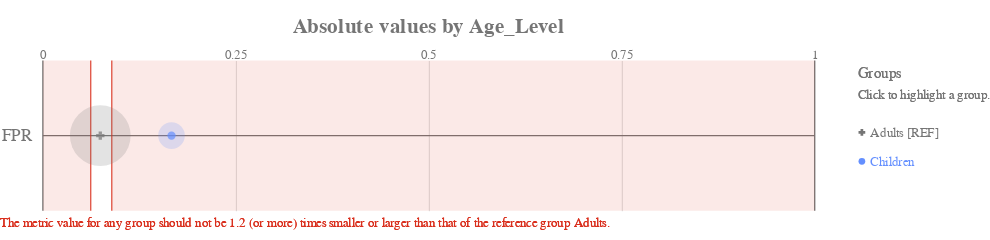

The code cell stored with this chart in its notebook:
### Code cell
ap.absolute(bdf, metrics, 'Age_Level', fairness_threshold = disparity_tolerance)

### Figure 1 — Vega-Lite specification as saved in the notebook (floating-point values rounded to 4 significant figures)
{"config": {"view": {"continuousWidth": 400, "continuousHeight": 300, "strokeWidth": 0}, "axisLeft": {"labelColor": "rgb(117,117,117)", "labelFont": "Arial", "labelFontSize": 16}, "title": {"align": "center", "baseline": "middle", "color": "rgb(117,117,117)", "font": "Arial", "fontSize": 20, "fontWeight": "bold"}}, "layer": [{"data": {"name": "data-b71d65f846bc74ae5caddb3a096fb136"}, "mark": {"type": "rule", "stroke": "rgb(117,117,117)", "strokeWidth": 1.25, "tooltip": ""}, "encoding": {"x": {"type": "quantitative", "field": "start", "scale": {"domain": [0, 1], "range": [40.0, 760.0]}}, "x2": {"field": "end"}, "y": {"type": "nominal", "axis": {"domain": false, "labelAngle": 0, "labelPadding": -30, "orient": "left", "ticks": false, "title": ""}, "field": "y_position", "scale": {"domain": ["FPR"], "range": [17.5, 157.5]}}}}, {"data": {"name": "data-6cfe259518f6c7b358d8f836a73e6b7f"}, "mark": {"type": "rule", "stroke": "rgb(117,117,117)", "strokeWidth": 1.25, "tooltip": ""}, "encoding": {"x": {"type": "quantitative", "field": "x_position", "scale": {"domain": [0, 1], "range": [40.0, 760.0]}}, "y": {"value": 17.5}, "y2": {"value": 157.5}}}, {"data": {"name": "data-60ed1133fa688d151d36705a369482e0"}, "mark": {"type": "text", "align": "center", "color": "rgb(117,117,117)", "font": "Arial", "fontSize": 12, "fontWeight": "normal", "tooltip": ""}, "encoding": {"text": {"type": "nominal", "field": "value"}, "x": {"type": "quantitative", "field": "value", "scale": {"domain": [0, 1], "range": [40.0, 760.0]}}, "y": {"value": 12.25}}}, {"layer": [{"mark": {"type": "rect", "opacity": 0.8, "stroke": "rgb(217, 46, 28)", "strokeWidth": 1.25, "tooltip": ""}, "encoding": {"x": {"type": "quantitative", "field": "lower_threshold_value", "scale": {"domain": [0, 1], "range": [40.0, 760.0]}}, "x2": {"field": "lower_threshold_value"}, "y": {"type": "nominal", "axis": {"domain": false, "grid": false, "labels": false, "ticks": false, "title": " "}, "field": "metric", "scale": {"domain": ["FPR"], "range": [17.5, 157.5]}}}}, {"mark": {"type": "rect", "opacity": 0.8, "stroke": "rgb(217, 46, 28)", "strokeWidth": 1.25, "tooltip": ""}, "encoding": {"x": {"type": "quantitative", "field": "upper_threshold_value", "scale": {"domain": [0, 1], "range": [40.0, 760.0]}}, "x2": {"field": "upper_threshold_value"}, "y": {"type": "nominal", "axis": {"domain": false, "grid": false, "labels": false, "ticks": false, "title": " "}, "field": "metric", "scale": {"domain": ["FPR"], "range": [17.5, 157.5]}}}}, {"layer": [{"mark": {"type": "rect", "fill": "rgb(217, 46, 28)", "opacity": 0.1, "tooltip": ""}, "encoding": {"x": {"type": "quantitative", "field": "lower_threshold_value", "scale": {"domain": [0, 1], "range": [40.0, 760.0]}}, "x2": {"field": "lower_end"}, "y": {"type": "nominal", "axis": {"domain": false, "grid": false, "labels": false, "ticks": false, "title": " "}, "field": "metric", "scale": {"domain": ["FPR"], "range": [17.5, 157.5]}}}}, {"mark": {"type": "rect", "fill": "rgb(217, 46, 28)", "opacity": 0.1, "tooltip": ""}, "encoding": {"x": {"type": "quantitative", "field": "upper_threshold_value", "scale": {"domain": [0, 1], "range": [40.0, 760.0]}}, "x2": {"field": "upper_end"}, "y": {"type": "nominal", "axis": {"domain": false, "grid": false, "labels": false, "ticks": false, "title": " "}, "field": "metric", "scale": {"domain": ["FPR"], "range": [17.5, 157.5]}}}}]}, {"data": {"name": "data-79dd248bdaa0ea02c535240e8ad022c8"}, "mark": {"type": "text", "align": "left", "baseline": "top", "fill": "rgb(217, 46, 28)", "font": "Arial", "fontSize": 12, "fontWeight": "normal", "tooltip": ""}, "encoding": {"text": {"value": "The metric value for any group should not be 1.2 (or more) times smaller or larger than that of the reference group Adults."}, "x": {"value": 0}, "y": {"value": 163.3}}}], "data": {"name": "data-cdad144aba23a89d11095f191bc37fe2"}}, {"layer": [{"mark": "circle"}, {"data": {"name": "data-e431c55e6c3e08b6cfd69a413db35a12"}, "mark": {"type": "circle", "opacity": 0.2}, "encoding": {"color": {"condition": {"type": "nominal", "field": "attribute_value", "legend": null, "scale": {"domain": ["Adults", "Children"], "range": ["rgb(117,117,117)", "rgb(100, 143, 255)", "rgb(254, 97, 0)", "rgb(220, 38, 127)", "rgb(255, 176, 0)", "rgb(120, 94, 240)"]}, "selection": "selector013"}, "value": "rgb(224,224,224)"}, "size": {"type": "quantitative", "field": "group_size", "legend": null, "scale": {"domain": [0, 224.4], "range": [0, 3848.0]}}, "tooltip": [{"type": "nominal", "field": "attribute_value", "title": "Group"}, {"type": "nominal", "field": "tooltip_group_size", "title": "Group Size"}, {"type": "nominal", "field": "tooltip_disparity_explanation_fpr", "title": "Disparity"}, {"type": "quantitative", "field": "fpr", "format": ".2f", "title": "FPR"}], "x": {"type": "quantitative", "axis": {"domain": false, "labels": false, "ticks": false, "title": null, "values": [0.25, 0.5, 0.75]}, "field": "fpr", "scale": {"domain": [0, 1], "range": [40.0, 760.0]}}, "y": {"type": "nominal", "axis": {"domain": false, "grid": false, "labels": false, "ticks": false, "title": " "}, "field": "metric_variable", "scale": {"domain": ["FPR"], "range": [17.5, 157.5]}}}, "selection": {"selector015": {"type": "multi", "empty": "all", "fields": ["attribute_value"]}}, "transform": [{"calculate": "'FPR'", "as": "metric_variable"}]}, {"layer": [{"mark": "point"}, {"data": {"name": "data-e431c55e6c3e08b6cfd69a413db35a12"}, "mark": {"type": "point", "filled": true, "size": 60}, "encoding": {"color": {"condition": {"type": "nominal", "field": "attribute_value", "legend": null, "scale": {"domain": ["Adults", "Children"], "range": ["rgb(117,117,117)", "rgb(100, 143, 255)", "rgb(254, 97, 0)", "rgb(220, 38, 127)", "rgb(255, 176, 0)", "rgb(120, 94, 240)"]}, "selection": "selector013"}, "value": "rgb(224,224,224)"}, "shape": {"type": "nominal", "field": "attribute_value", "legend": null, "scale": {"domain": ["Adults", "Children"], "range": ["cross", "circle"]}}, "tooltip": [{"type": "nominal", "field": "attribute_value", "title": "Group"}, {"type": "nominal", "field": "tooltip_group_size", "title": "Group Size"}, {"type": "nominal", "field": "tooltip_disparity_explanation_fpr", "title": "Disparity"}, {"type": "quantitative", "field": "fpr", "format": ".2f", "title": "FPR"}], "x": {"type": "quantitative", "axis": {"domain": false, "labels": false, "ticks": false, "title": null, "values": [0.25, 0.5, 0.75]}, "field": "fpr", "scale": {"domain": [0, 1], "range": [40.0, 760.0]}}, "y": {"type": "nominal", "axis": {"domain": false, "grid": false, "labels": false, "ticks": false, "title": " "}, "field": "metric_variable", "scale": {"domain": ["FPR"], "range": [17.5, 157.5]}}}, "selection": {"selector014": {"type": "multi", "empty": "all", "fields": ["attribute_value"]}}, "transform": [{"calculate": "'FPR'", "as": "metric_variable"}]}]}]}, {"layer": [{"mark": {"type": "point", "filled": true, "opacity": 1, "size": 39.48}, "encoding": {"color": {"condition": {"type": "nominal", "field": "attribute_value", "legend": null, "scale": {"domain": ["Adults", "Children"], "range": ["rgb(117,117,117)", "rgb(100, 143, 255)", "rgb(254, 97, 0)", "rgb(220, 38, 127)", "rgb(255, 176, 0)", "rgb(120, 94, 240)"]}, "selection": "selector013"}, "value": "rgb(224,224,224)"}, "shape": {"type": "nominal", "field": "attribute_value", "legend": null, "scale": {"domain": ["Adults", "Children"], "range": ["cross", "circle"]}}, "x": {"value": 804}, "y": {"type": "nominal", "axis": {"domain": false, "grid": false, "labels": false, "ticks": false, "title": " "}, "field": "attribute_value", "scale": {"domain": ["Adults", "Children"], "range": [71, 125]}}}, "selection": {"selector013": {"type": "multi", "empty": "all", "fields": ["attribute_value"]}}}, {"mark": {"type": "text", "align": "left", "baseline": "middle", "font": "Arial", "fontSize": 12, "fontWeight": "normal"}, "encoding": {"color": {"condition": {"type": "nominal", "field": "attribute_value", "legend": null, "scale": {"domain": ["Adults", "Children"], "range": ["rgb(117,117,117)", "rgb(100, 143, 255)", "rgb(254, 97, 0)", "rgb(220, 38, 127)", "rgb(255, 176, 0)", "rgb(120, 94, 240)"]}, "selection": "selector013"}, "value": "rgb(224,224,224)"}, "text": {"type": "nominal", "field": "label"}, "x": {"value": 812}, "y": {"type": "nominal", "axis": {"domain": false, "grid": false, "labels": false, "ticks": false, "title": " "}, "field": "attribute_value", "scale": {"domain": ["Adults", "Children"], "range": [71, 125]}}}, "selection": {"selector016": {"type": "multi", "empty": "all", "fields": ["attribute_value"]}}}, {"data": {"name": "data-79dd248bdaa0ea02c535240e8ad022c8"}, "mark": {"type": "text", "align": "left", "baseline": "middle", "color": "rgb(117,117,117)", "font": "Arial", "fontSize": 12, "fontWeight": "normal"}, "encoding": {"text": {"value": "Click to highlight a group."}, "x": {"value": 800}, "y": {"value": 49}}}, {"data": {"name": "data-79dd248bdaa0ea02c535240e8ad022c8"}, "mark": {"type": "text", "align": "left", "baseline": "middle", "color": "rgb(117,117,117)", "font": "Arial", "fontSize": 14, "fontWeight": "normal"}, "encoding": {"text": {"value": "Groups"}, "x": {"value": 800}, "y": {"value": 30}}}], "data": {"name": "data-5633874912c6de05621e650b4de11111"}}], "height": 175, "padding": {"top": 15, "bottom": 10}, "resolve": {"scale": {"size": "independent", "y": "independent"}}, "title": "Absolute values by Age_Level", "width": 800, "$schema": "https://vega.github.io/schema/vega-lite/v4.8.1.json", "datasets": {"data-b71d65f846bc74ae5caddb3a096fb136": [{"y_position": "FPR", "start": 0, "end": 1}], "data-6cfe259518f6c7b358d8f836a73e6b7f": [{"x_position": 0}, {"x_position": 1}], "data-60ed1133fa688d151d36705a369482e0": [{"value": 0.0}, {"value": 0.25}, {"value": 0.5}, {"value": 0.75}, {"value": 1.0}], "data-cdad144aba23a89d11095f191bc37fe2": [{"lower_end": 0, "upper_end": 1, "lower_threshold_value": 0.06198, "upper_threshold_value": 0.08926, "metric": "FPR"}], "data-79dd248bdaa0ea02c535240e8ad022c8": [{"a": 1, "b": 0}, {"a": 1, "b": 0}], "data-e431c55e6c3e08b6cfd69a413db35a12": [{"attribute_name": "Age_Level", "attribute_value": "Adults", "group_size": 187, "total_entities": 223, "fpr": 0.07438, "fpr_disparity": 1.0, "fpr_disparity_scaled": 0.0, "tooltip_group_size": "187 (83.86%)", "tooltip_disparity_explanation_fpr": "Reference group"}, {"attribute_name": "Age_Level", "attribute_value": "Children", "group_size": 36, "total_entities": 223, "fpr": 0.1667, "fpr_disparity": 2.241, "fpr_disparity_scaled": 1.241, "tooltip_group_size": "36 (16.14%)", "tooltip_disparity_explanation_fpr": "2.24 times larger FPR than the reference group"}], "data-5633874912c6de05621e650b4de11111": [{"attribute_value": "Adults", "label": "Adults [REF]"}, {"attribute_value": "Children", "label": "Children"}]}}
